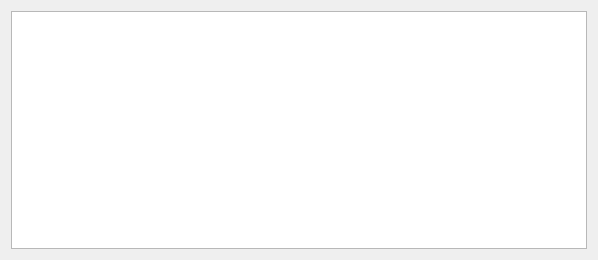
<?xml version="1.0" encoding="UTF-8"?>
<ui version="4.0">
 <class>CommentWidget</class>
 <widget class="QWidget" name="CommentWidget">
  <property name="geometry">
   <rect>
    <x>0</x>
    <y>0</y>
    <width>598</width>
    <height>260</height>
   </rect>
  </property>
  <property name="windowTitle">
   <string>Comment</string>
  </property>
  <layout class="QVBoxLayout" name="verticalLayout">
   <item>
    <widget class="QPlainTextEdit" name="comment">
     <property name="lineWrapMode">
      <enum>QPlainTextEdit::NoWrap</enum>
     </property>
    </widget>
   </item>
  </layout>
 </widget>
 <resources/>
 <connections/>
</ui>
